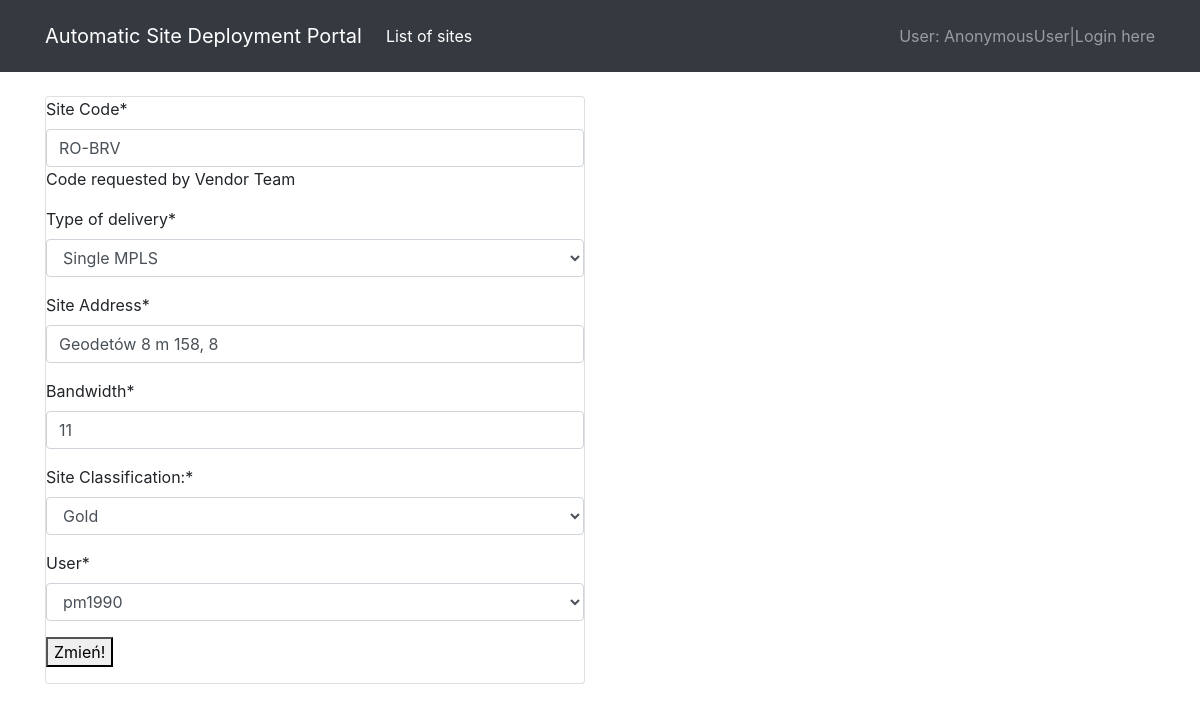
Page /lbe_portal/update/3 on the committed database.
### lbeportal/models.py (models this page shows, shortened)
class SiteVendor(models.Model):
    site_code = models.CharField(verbose_name="Site Code", max_length=10, help_text='Code requested by Vendor Team')
    delivery_type = models.CharField(choices=DELIVERY_TYPE, verbose_name='Type of delivery', max_length=64)
    address = models.CharField(verbose_name="Site Address", max_length=64)
    bandwidth = models.IntegerField(verbose_name="Bandwidth")
    site_classification = models.CharField(choices=CLASSIFICATION, verbose_name="Site Classification:", max_length=64)
    user = models.ForeignKey(settings.AUTH_USER_MODEL, default=1, on_delete=models.CASCADE)

### lbeportal/views.py (the view, shortened to what this page needs)
# urls.py: path('update/<int:pk>', SiteVendorUpdateView.as_view(), name='update'),
class SiteVendorUpdateView(UpdateView):
    template_name = 'sitevendor_update.html'
    queryset = SiteVendor.objects.all()
    fields = '__all__'

### templates/sitevendor_update.html (shortened to what this page needs)
{% extends 'base.html' %}
{% load crispy_forms_tags %}
{% block content %}
<div class="container">
    <div class="row">
        <div class="col-sm-6">
        <div class="card">
    <form action="" method="POST">
    {{ form|crispy }}
        <button type="submit">Zmień!</button>
    </form>
                    </div>
        </div>
    </div>
</div>
{% endblock %}

### rows in the picture
SiteVendor: site_code "RO-BRV", delivery_type "Single MPLS", address "Geodetów 8 m 158, 8", bandwidth "11", site_classification "Gold", user "pm1990"

### other values in the picture
{{ user }} "AnonymousUser"
